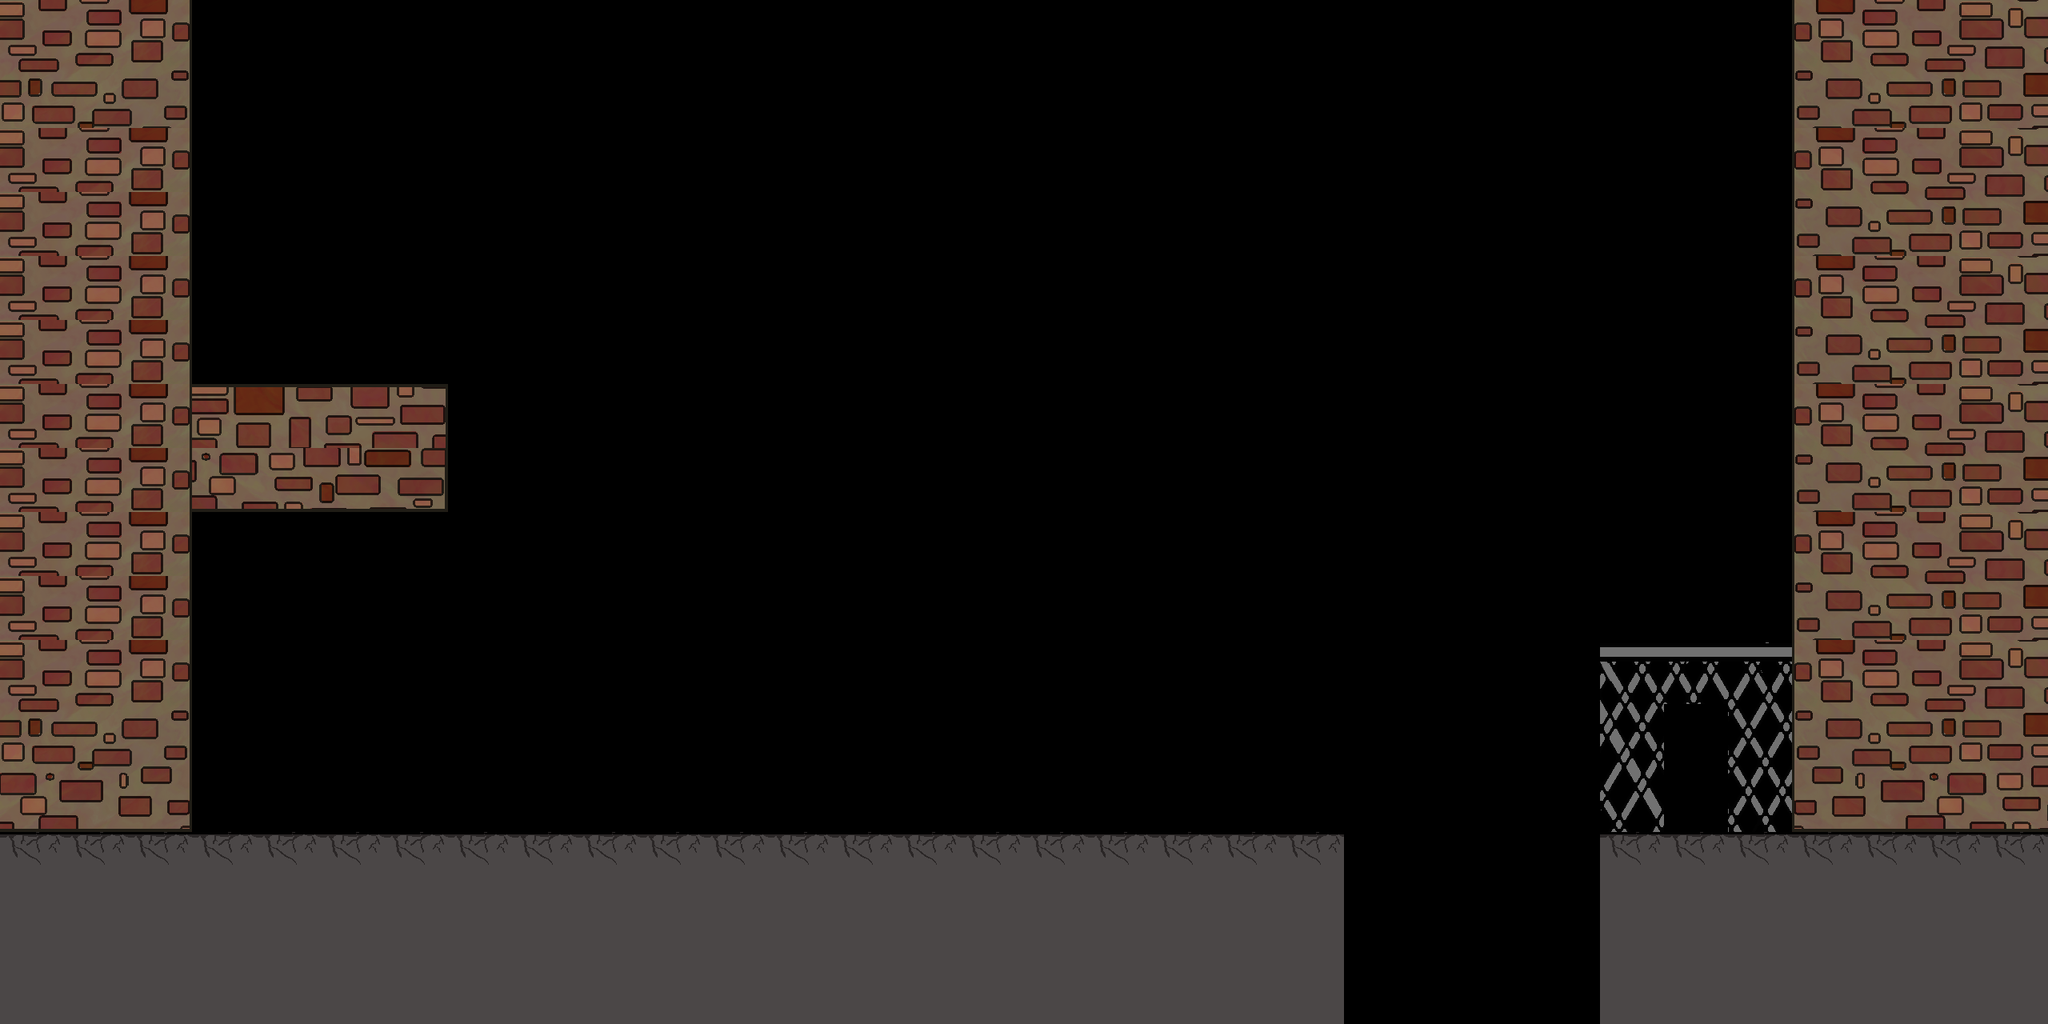

This is a level from a 2D game, rendered from its Tiled map with the project's own tilesets. A one-line summary and the complete map file follow:
An orthogonal 32x16 tile map with 80x80 px tiles, 1 tile layer (Tile Layer 1).

<map version="1.10" tiledversion="1.11.0" orientation="orthogonal" renderorder="right-down" width="32" height="16" tilewidth="80" tileheight="80" infinite="0" nextlayerid="2" nextobjectid="1">
 <tileset firstgid="1" source="mainTileset.tsx" />
 <layer id="1" name="Tile Layer 1" width="32" height="16">
  <data encoding="csv">
30,31,32,0,0,0,0,0,0,0,0,0,0,0,0,0,0,0,0,0,0,0,0,0,0,0,0,0,34,35,36,37,
50,51,52,0,0,0,0,0,0,0,0,0,0,0,0,0,0,0,0,0,0,0,0,0,0,0,0,0,54,55,56,57,
30,31,32,0,0,0,0,0,0,0,0,0,0,0,0,0,0,0,0,0,0,0,0,0,0,0,0,0,34,35,36,37,
30,31,32,0,0,0,0,0,0,0,0,0,0,0,0,0,0,0,0,0,0,0,0,0,0,0,0,0,54,55,56,57,
30,31,32,0,0,0,0,0,0,0,0,0,0,0,0,0,0,0,0,0,0,0,0,0,0,0,0,0,34,35,36,37,
30,31,32,0,0,0,0,0,0,0,0,0,0,0,0,0,0,0,0,0,0,0,0,0,0,0,0,0,54,55,56,57,
30,31,32,16,17,18,19,0,0,0,0,0,0,0,0,0,0,0,0,0,0,0,0,0,0,0,0,0,34,35,36,37,
30,31,32,76,77,78,79,0,0,0,0,0,0,0,0,0,0,0,0,0,0,0,0,0,0,0,0,0,54,55,56,57,
30,31,32,0,0,0,0,0,0,0,0,0,0,0,0,0,0,0,0,0,0,0,0,0,0,0,0,0,34,35,36,37,
30,31,32,0,0,0,0,0,0,0,0,0,0,0,0,0,0,0,0,0,0,0,0,0,0,0,0,0,54,55,56,57,
30,31,32,0,0,0,0,0,0,0,0,0,0,0,0,0,0,0,0,0,0,0,0,0,0,1,2,3,34,35,36,37,
50,51,52,0,0,0,0,0,0,0,0,0,0,0,0,0,0,0,0,0,0,0,0,0,0,21,0,23,54,55,56,57,
70,71,72,0,0,0,0,0,0,0,0,0,0,0,0,0,0,0,0,0,0,0,0,0,0,41,0,43,74,75,76,77,
117,117,117,117,117,117,117,117,117,117,117,117,117,117,117,117,117,117,117,117,117,0,0,0,0,117,117,117,117,117,117,117,
118,118,118,118,118,118,118,118,118,118,118,118,118,118,118,118,118,118,118,118,118,0,0,0,0,118,118,118,118,118,118,118,
118,118,118,118,118,118,118,118,118,118,118,118,118,118,118,118,118,118,118,118,118,0,0,0,0,118,118,118,118,118,118,118
</data>
 </layer>
</map>